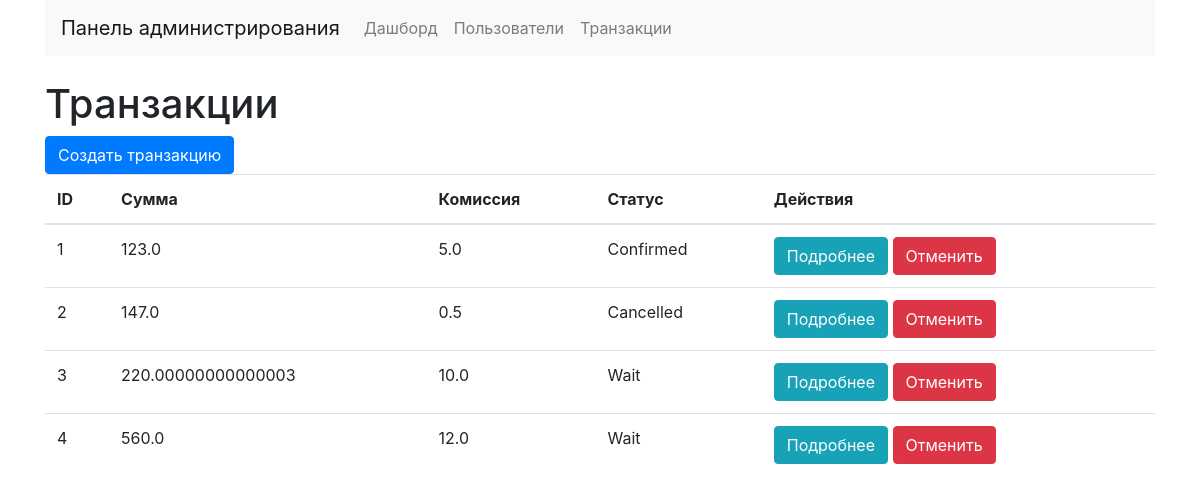
The app's page /transactions, older data.
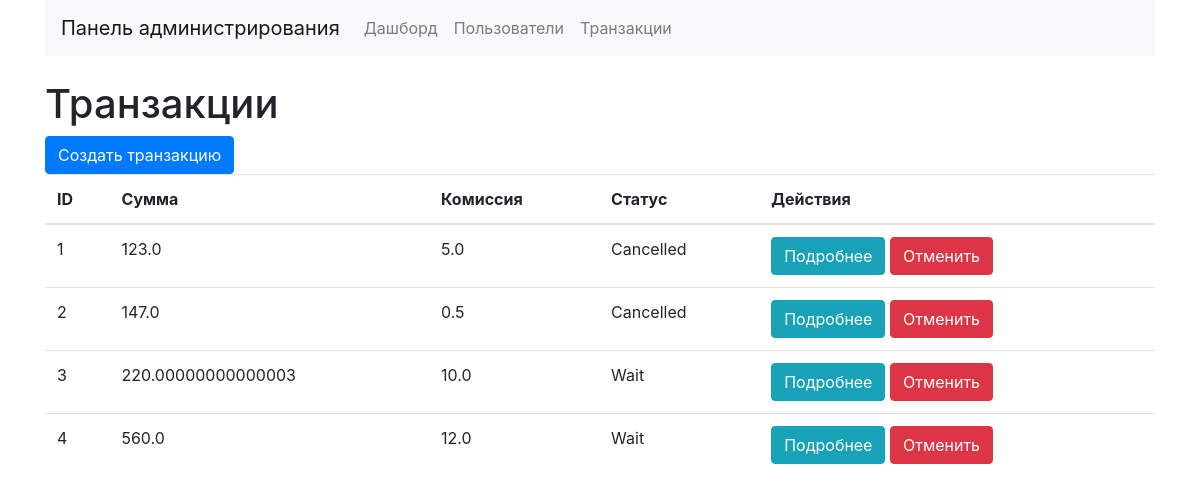
The same page, newer data.
### app/models/transaction.py (models this page shows, shortened)
class Transaction(db.Model):
    id: so.Mapped[int] = so.mapped_column(primary_key=True, comment='Идентификатор')
    amount: so.Mapped[float] = so.mapped_column(sa.Float, nullable=False, comment='Сумма')
    commission: so.Mapped[float] = so.mapped_column(sa.Float, nullable=False, comment='Комиссия')
    status: so.Mapped[str] = so.mapped_column(
        ChoiceType({"Wait": "Wait", "Confirmed": "Confirmed", "Cancelled": "Cancelled", "Expired": "Expired"}),
        comment='Статус'
    )
    created_at = db.Column(DateTime, default=datetime.utcnow, comment='Время создания')

### app/apis/transaction.py (the view)
@app.route('/transactions')
def transactions():
    all_transactions = Transaction.query.all()
    return render_template('transactions.html', transactions=all_transactions)

### app/models/custom_choice.py (called while the page is built)
    def process_result_value(self, value, dialect):
        if value is None:
            return None
        return self.choices.get(value)

### app/templates/transactions.html
{% extends 'layout.html' %}
{% block content %}
    <h1>Транзакции</h1>
    <a href="{{ url_for('create_transaction') }}" class="btn btn-primary">Создать транзакцию</a>
    <table class="table">
        <thead>
        <tr>
            <th>ID</th>
            <th>Сумма</th>
            <th>Комиссия</th>
            <th>Статус</th>
            <th>Действия</th>
        </tr>
        </thead>
        <tbody>
        {% for transaction in transactions %}
            <tr>
                <td>{{ transaction.id }}</td>
                <td>{{ transaction.amount }}</td>
                <td>{{ transaction.commission }}</td>
                <td>{{ transaction.status }}</td>
                <td>
                    <a href="{{ url_for('view_transaction', transaction_id=transaction.id) }}"
                       class="btn btn-info">Подробнее</a>
                    <form action="{{ url_for('cancel_transaction', transaction_id=transaction.id) }}" method="POST"
                          style="display:inline;">
                        <button type="submit" class="btn btn-danger"
                                onclick="return confirm('Вы уверены, что хотите отменить эту транзакцию?');">Отменить
                        </button>
                    </form>
                </td>
            </tr>
        {% endfor %}
        </tbody>
    </table>
{% endblock %}

Row changes from the older to the newer data that the page shows:
changed Transaction id 1: status "Confirmed" → "Cancelled"
